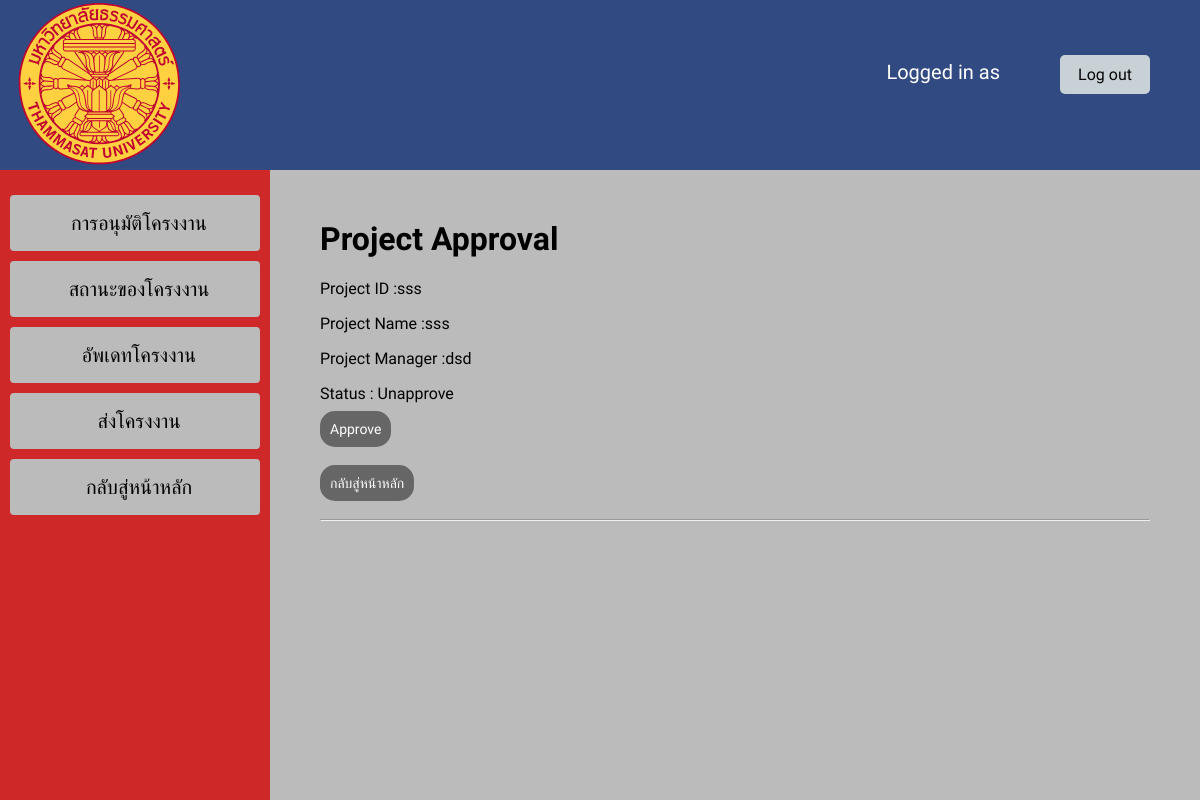
The app's page /approved/2 with its own data.
### project/models.py (models this page shows)
class ProjectBefore (models.Model):
    ProID = models.AutoField(primary_key=True)
    status = models.CharField(max_length=100 ,default='Unapprove')
    projectname = models.CharField(max_length=150)
    projectmanager= models.CharField(max_length=150)
    article = models.CharField(max_length=1500)
    PreStudentID = models.ManyToManyField(User, blank=True, related_name="PreStudentID")

### users/views.py (the view)
# urls.py: path('approved/<int:ProID>', views.approved, name='approved'),
def approved(request, ProID):
    projectid = ProID
    return render(request, "users/projectcheck.html",{
        "project": ProjectBefore.objects.filter(ProID=projectid)
    })

### users/templates/users/projectcheck.html (shortened to what this page needs)
{% extends "users/layout.html" %}
{% block body %}
<body style="background-color:#bbbbbb;">
    <div style="margin:220px 50px">
    <h1> Project Approval </h1>
    {% for project in project %}
                    <p>Project ID :{{ project.projectname }}</p>
                    <p>Project Name :{{ project.projectmanager }}</p>
                    <p>Project Manager :{{ project.article }}</p>
                    <p>Status : {{ project.status }}</p>
                    <p><a href="{% url 'users:checkapprove' project.ProID %}" class="button">Approve</a></p>
    {% endfor %}
    <br>
    <a href="{% url 'users:index' %}" class="button">กลับสู่หน้าหลัก</a>
    <br>
    <br>
    <hr class="new2">
</body>
{% endblock %}

### users/static/styles/layout.css (style rules this page uses)
.button { position: relative; background-color: #656665; border: none; font-size: 14px; color: #FFFFFF; padding:10px; width: 200px; text-align: center; transition-duration: 0.4s; text-decoration: none; overflow: hidden; border-radius: 15px; cursor: pointer; }
.button:after { content: ""; background: #f1f1f1; display: block; position: absolute; padding-top: 10px; padding-left: 10px; margin-left: -20px !important; margin-top: -120%; opacity: 0; transition: all 0.8s }
body { margin: 0; font-family: 'Kanit', sans-serif; }
a { font-family: 'Kanit', sans-serif; }

### records on screen
ProjectBefore: projectname "sss", projectmanager "sss", article "dsd", status "Unapprove"
